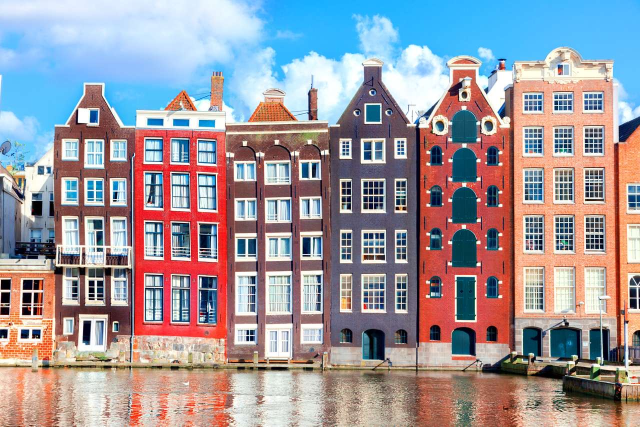
#> input picture in/offline_pattern_2.jpeg, 1280 x 853 px (shown at 1/2 size)
$ python -i pattern_manager.py   (imports and definitions only)
#> lines starting #> are read from the running program, lines starting #| are printed output that depends on the picture
import cv2
import numpy as np


TARGET_SIZE          = 300
MIN_MATCH_THRESHOLD  = 8
MAX_DISPLAY_MATCHES  = 40
RATIO_THRESH         = 0.82
MIN_FEAT_PATTERN     = 15   # minimum matches required to consider the pattern found


class PatternManager:
    def __init__(self):
        self.pattern       = cv2.ccalib.CustomPattern()
        self.roi           = [0, 0, 0, 0]
        self.mdown         = False
        self._pattern_img  = None
        self._pattern_gray = None
        self._kp_pattern   = None
        self._des_pattern  = None
        self._detector     = cv2.ORB_create(2000)
        self._matcher      = cv2.BFMatcher(cv2.NORM_HAMMING, crossCheck=False)
        self._last_valid   = None
        self._miss_count   = 0


    # ------------------------------------------------------------------ ROI
    # [130 lines left out: functions on_mouse, draw_roi, set_pattern_img, create_pattern, find_pattern, _quality_color and 1 more, not called in this run]

>>> import cv2
>>> picture = cv2.imread('in/offline_pattern_2.jpeg', cv2.IMREAD_GRAYSCALE)
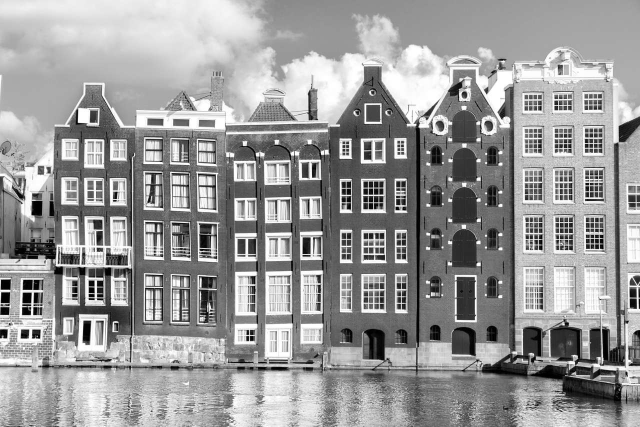
#> picture: shape (853, 1280) (shown at 1/2 size); min 0, max 255, mean 153.9
#> (the run stopped early here; a loop or call above may not have finished)
